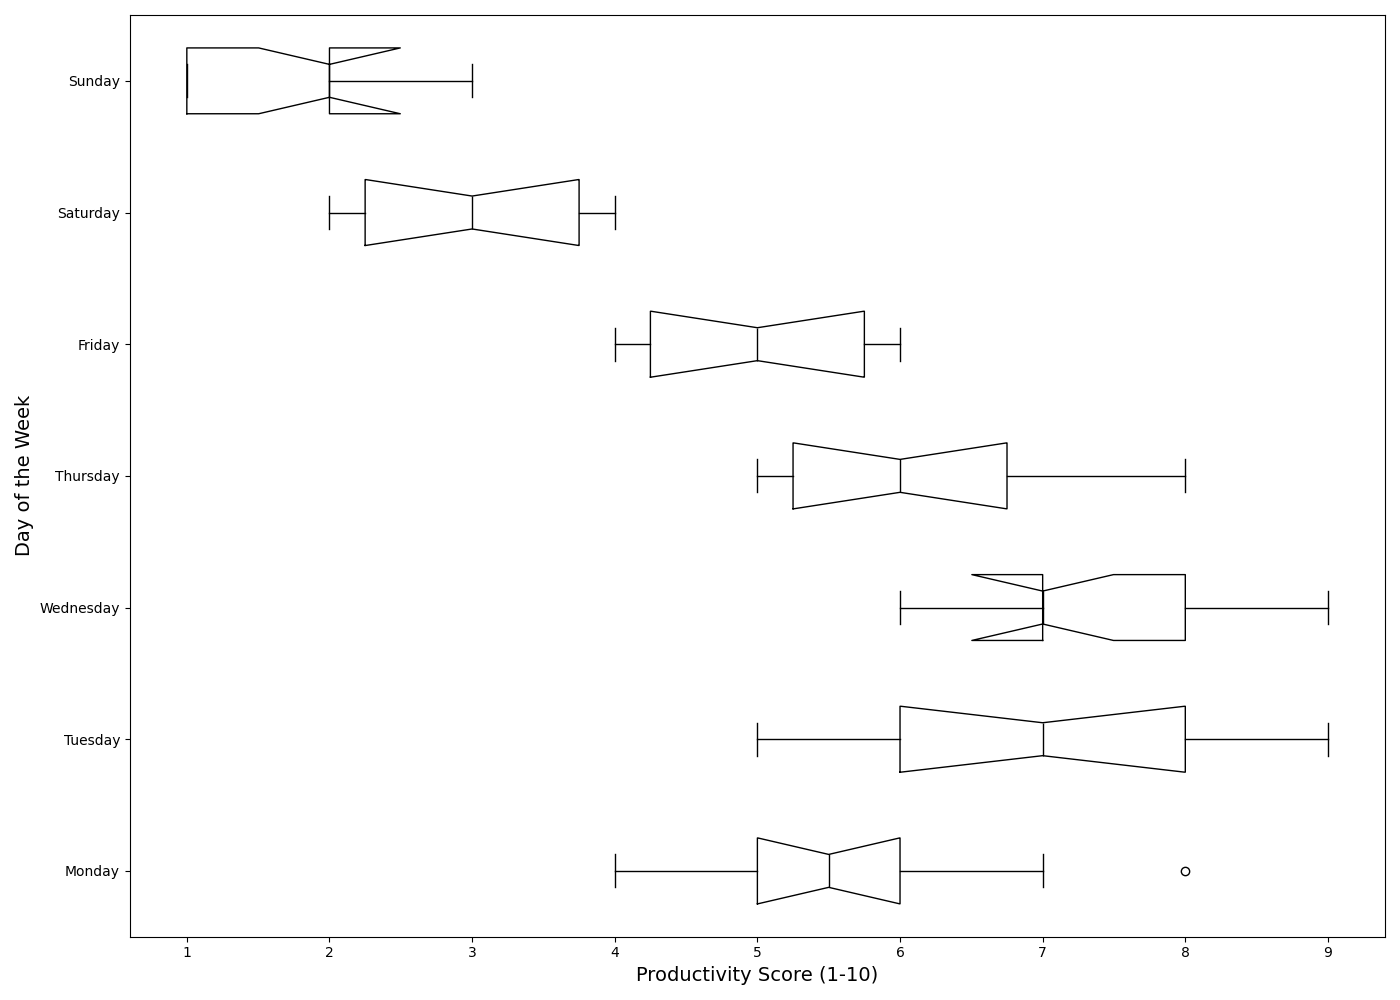

Recreate this plot in Python.
import matplotlib.pyplot as plt

# Create some fictional productivity data over the days of the week
productivity_data = {
    'Monday': [4, 5, 6, 5, 7, 8, 5, 6, 4, 6],
    'Tuesday': [6, 7, 5, 6, 8, 9, 7, 6, 8, 9],
    'Wednesday': [7, 8, 6, 7, 9, 9, 7, 8, 6, 7],
    'Thursday': [5, 6, 5, 6, 7, 7, 8, 6, 5, 6],
    'Friday': [4, 5, 4, 5, 6, 6, 5, 4, 5, 6],
    'Saturday': [2, 3, 2, 4, 3, 4, 3, 2, 3, 4],
    'Sunday': [1, 2, 1, 3, 2, 2, 3, 1, 2, 1]
}

# Prepare data for the box plot
box_plot_data = list(productivity_data.values())

fig, ax = plt.subplots(figsize=(14, 10))

# Create the horizontal box plot
ax.boxplot(box_plot_data, vert=False, labels=productivity_data.keys(),
           patch_artist=False, notch=True, medianprops=dict(color='black'))

# Set the axis titles
ax.set_xlabel('Productivity Score (1-10)', fontsize=14)
ax.set_ylabel('Day of the Week', fontsize=14)

# Automatically adjust layout
plt.tight_layout()

# Display plot
plt.show()
